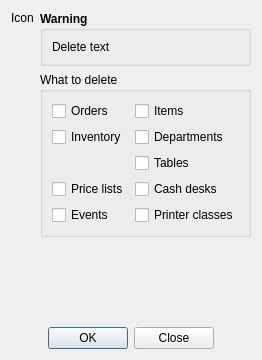
<?xml version="1.0" encoding="UTF-8"?>
<ui version="4.0">
 <class>DeleteToolDialog</class>
 <widget class="QDialog" name="DeleteToolDialog">
  <property name="windowTitle">
   <string>Delete tool</string>
  </property>
  <layout class="QVBoxLayout" name="verticalLayout_5">
   <item>
    <layout class="QHBoxLayout" name="horizontalLayout" stretch="0,1">
     <item>
      <layout class="QVBoxLayout" name="verticalLayout_4">
       <item>
        <widget class="QLabel" name="labelIcon">
         <property name="text">
          <string>Icon</string>
         </property>
        </widget>
       </item>
       <item>
        <spacer name="verticalSpacer">
         <property name="orientation">
          <enum>Qt::Orientation::Vertical</enum>
         </property>
         <property name="sizeHint" stdset="0">
          <size>
           <width>20</width>
           <height>29</height>
          </size>
         </property>
        </spacer>
       </item>
      </layout>
     </item>
     <item>
      <layout class="QVBoxLayout" name="verticalLayout_3">
       <item>
        <widget class="QGroupBox" name="groupBoxWarning">
         <property name="font">
          <font>
           <bold>true</bold>
          </font>
         </property>
         <property name="title">
          <string>Warning</string>
         </property>
         <layout class="QVBoxLayout" name="verticalLayout">
          <item>
           <widget class="QLabel" name="labelWarning">
            <property name="font">
             <font>
              <bold>false</bold>
             </font>
            </property>
            <property name="text">
             <string>Delete text</string>
            </property>
            <property name="wordWrap">
             <bool>true</bool>
            </property>
           </widget>
          </item>
         </layout>
        </widget>
       </item>
       <item>
        <widget class="QGroupBox" name="groupBoxDelete">
         <property name="title">
          <string>What to delete</string>
         </property>
         <layout class="QVBoxLayout" name="verticalLayout_2">
          <item>
           <layout class="QGridLayout" name="gridLayout">
            <item row="0" column="0">
             <widget class="QCheckBox" name="checkBoxOrder">
              <property name="text">
               <string>Orders</string>
              </property>
             </widget>
            </item>
            <item row="0" column="1">
             <widget class="QCheckBox" name="checkBoxItem">
              <property name="text">
               <string>Items</string>
              </property>
             </widget>
            </item>
            <item row="2" column="1">
             <widget class="QCheckBox" name="checkBoxTable">
              <property name="text">
               <string>Tables</string>
              </property>
             </widget>
            </item>
            <item row="3" column="1">
             <widget class="QCheckBox" name="checkBoxCashDesk">
              <property name="text">
               <string>Cash desks</string>
              </property>
             </widget>
            </item>
            <item row="4" column="1">
             <widget class="QCheckBox" name="checkBoxPrinterClass">
              <property name="text">
               <string>Printer classes</string>
              </property>
             </widget>
            </item>
            <item row="1" column="0">
             <widget class="QCheckBox" name="checkBoxInventory">
              <property name="text">
               <string>Inventory</string>
              </property>
             </widget>
            </item>
            <item row="4" column="0">
             <widget class="QCheckBox" name="checkBoxEvent">
              <property name="text">
               <string>Events</string>
              </property>
             </widget>
            </item>
            <item row="1" column="1">
             <widget class="QCheckBox" name="checkBoxDepartment">
              <property name="text">
               <string>Departments</string>
              </property>
             </widget>
            </item>
            <item row="3" column="0">
             <widget class="QCheckBox" name="checkBoxPriceList">
              <property name="text">
               <string>Price lists</string>
              </property>
             </widget>
            </item>
           </layout>
          </item>
         </layout>
        </widget>
       </item>
      </layout>
     </item>
    </layout>
   </item>
   <item>
    <spacer name="verticalSpacer_2">
     <property name="orientation">
      <enum>Qt::Orientation::Vertical</enum>
     </property>
     <property name="sizeHint" stdset="0">
      <size>
       <width>20</width>
       <height>84</height>
      </size>
     </property>
    </spacer>
   </item>
   <item>
    <widget class="QDialogButtonBox" name="buttonBox">
     <property name="orientation">
      <enum>Qt::Orientation::Horizontal</enum>
     </property>
     <property name="standardButtons">
      <set>QDialogButtonBox::StandardButton::Close|QDialogButtonBox::StandardButton::Ok</set>
     </property>
     <property name="centerButtons">
      <bool>true</bool>
     </property>
    </widget>
   </item>
  </layout>
 </widget>
 <resources/>
 <connections>
  <connection>
   <sender>buttonBox</sender>
   <signal>accepted()</signal>
   <receiver>DeleteToolDialog</receiver>
   <slot>accept()</slot>
   <hints>
    <hint type="sourcelabel">
     <x>248</x>
     <y>254</y>
    </hint>
    <hint type="destinationlabel">
     <x>157</x>
     <y>274</y>
    </hint>
   </hints>
  </connection>
  <connection>
   <sender>buttonBox</sender>
   <signal>rejected()</signal>
   <receiver>DeleteToolDialog</receiver>
   <slot>reject()</slot>
   <hints>
    <hint type="sourcelabel">
     <x>316</x>
     <y>260</y>
    </hint>
    <hint type="destinationlabel">
     <x>286</x>
     <y>274</y>
    </hint>
   </hints>
  </connection>
 </connections>
</ui>
